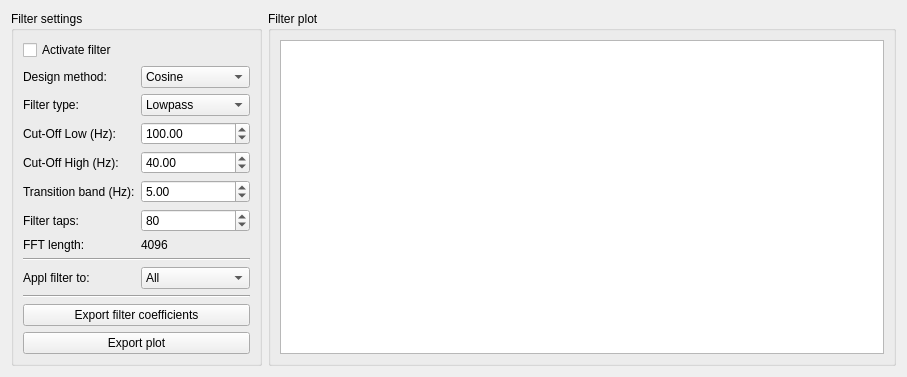
<?xml version="1.0" encoding="UTF-8"?>
<ui version="4.0">
 <class>FilterWindowWidget</class>
 <widget class="QWidget" name="FilterWindowWidget">
  <property name="windowModality">
   <enum>Qt::NonModal</enum>
  </property>
  <property name="geometry">
   <rect>
    <x>0</x>
    <y>0</y>
    <width>907</width>
    <height>355</height>
   </rect>
  </property>
  <property name="windowTitle">
   <string>Form</string>
  </property>
  <layout class="QHBoxLayout" name="horizontalLayout_2">
   <item>
    <layout class="QGridLayout" name="gridLayout_4">
     <property name="topMargin">
      <number>0</number>
     </property>
     <item row="0" column="0">
      <widget class="QGroupBox" name="m_groupBox_filterSettings">
       <property name="sizePolicy">
        <sizepolicy hsizetype="Fixed" vsizetype="Fixed">
         <horstretch>0</horstretch>
         <verstretch>0</verstretch>
        </sizepolicy>
       </property>
       <property name="minimumSize">
        <size>
         <width>0</width>
         <height>0</height>
        </size>
       </property>
       <property name="maximumSize">
        <size>
         <width>16777215</width>
         <height>16777215</height>
        </size>
       </property>
       <property name="title">
        <string>Filter settings</string>
       </property>
       <layout class="QGridLayout" name="gridLayout">
        <item row="0" column="0">
         <layout class="QGridLayout" name="gridLayout_3">
          <property name="leftMargin">
           <number>0</number>
          </property>
          <property name="topMargin">
           <number>0</number>
          </property>
          <property name="rightMargin">
           <number>0</number>
          </property>
          <property name="verticalSpacing">
           <number>6</number>
          </property>
          <item row="5" column="0">
           <widget class="QLabel" name="m_label_transitionBand">
            <property name="text">
             <string>Transition band (Hz):</string>
            </property>
           </widget>
          </item>
          <item row="4" column="1">
           <widget class="QDoubleSpinBox" name="m_doubleSpinBox_highpass">
            <property name="maximum">
             <double>999.000000000000000</double>
            </property>
            <property name="singleStep">
             <double>1.000000000000000</double>
            </property>
            <property name="value">
             <double>40.000000000000000</double>
            </property>
           </widget>
          </item>
          <item row="2" column="1">
           <widget class="QComboBox" name="m_comboBox_filterType">
            <property name="sizePolicy">
             <sizepolicy hsizetype="Preferred" vsizetype="Fixed">
              <horstretch>0</horstretch>
              <verstretch>0</verstretch>
             </sizepolicy>
            </property>
            <item>
             <property name="text">
              <string>Lowpass</string>
             </property>
            </item>
            <item>
             <property name="text">
              <string>Highpass</string>
             </property>
            </item>
            <item>
             <property name="text">
              <string>Bandpass</string>
             </property>
            </item>
           </widget>
          </item>
          <item row="2" column="0">
           <widget class="QLabel" name="m_label_filterType">
            <property name="text">
             <string>Filter type:</string>
            </property>
           </widget>
          </item>
          <item row="5" column="1">
           <widget class="QDoubleSpinBox" name="m_doubleSpinBox_transitionband">
            <property name="maximum">
             <double>999.000000000000000</double>
            </property>
            <property name="singleStep">
             <double>1.000000000000000</double>
            </property>
            <property name="value">
             <double>5.000000000000000</double>
            </property>
           </widget>
          </item>
          <item row="3" column="1">
           <widget class="QDoubleSpinBox" name="m_doubleSpinBox_lowpass">
            <property name="maximum">
             <double>999.000000000000000</double>
            </property>
            <property name="singleStep">
             <double>1.000000000000000</double>
            </property>
            <property name="value">
             <double>100.000000000000000</double>
            </property>
           </widget>
          </item>
          <item row="10" column="0" colspan="2">
           <widget class="Line" name="line_2">
            <property name="orientation">
             <enum>Qt::Horizontal</enum>
            </property>
           </widget>
          </item>
          <item row="6" column="1">
           <widget class="QSpinBox" name="m_spinBox_filterTaps">
            <property name="minimum">
             <number>9</number>
            </property>
            <property name="maximum">
             <number>256</number>
            </property>
            <property name="value">
             <number>80</number>
            </property>
           </widget>
          </item>
          <item row="12" column="0" colspan="2">
           <widget class="QPushButton" name="m_pushButton_exportPlot">
            <property name="text">
             <string>Export plot</string>
            </property>
           </widget>
          </item>
          <item row="11" column="0" colspan="2">
           <widget class="QPushButton" name="m_pushButton_exportFilter">
            <property name="text">
             <string>Export filter coefficients</string>
            </property>
           </widget>
          </item>
          <item row="4" column="0">
           <widget class="QLabel" name="m_label_highpass">
            <property name="text">
             <string>Cut-Off High (Hz):</string>
            </property>
           </widget>
          </item>
          <item row="8" column="0" colspan="2">
           <widget class="Line" name="line">
            <property name="orientation">
             <enum>Qt::Horizontal</enum>
            </property>
           </widget>
          </item>
          <item row="7" column="0">
           <widget class="QLabel" name="label_2">
            <property name="text">
             <string>FFT length:</string>
            </property>
           </widget>
          </item>
          <item row="7" column="1">
           <widget class="QLabel" name="m_label_fftLength">
            <property name="text">
             <string>4096</string>
            </property>
           </widget>
          </item>
          <item row="3" column="0">
           <widget class="QLabel" name="m_label_lowpass">
            <property name="text">
             <string>Cut-Off Low (Hz):</string>
            </property>
           </widget>
          </item>
          <item row="1" column="0">
           <widget class="QLabel" name="m_label_designMethod">
            <property name="text">
             <string>Design method:</string>
            </property>
           </widget>
          </item>
          <item row="1" column="1">
           <widget class="QComboBox" name="m_comboBox_designMethod">
            <item>
             <property name="text">
              <string>Cosine</string>
             </property>
            </item>
            <item>
             <property name="text">
              <string>Tschebyscheff</string>
             </property>
            </item>
           </widget>
          </item>
          <item row="6" column="0">
           <widget class="QLabel" name="m_label_filterTaps">
            <property name="text">
             <string>Filter taps:</string>
            </property>
           </widget>
          </item>
          <item row="0" column="0" colspan="2">
           <widget class="QCheckBox" name="m_checkBox_activateFilter">
            <property name="text">
             <string>Activate filter</string>
            </property>
           </widget>
          </item>
          <item row="9" column="1">
           <widget class="QComboBox" name="m_comboBox_filterApplyTo">
            <item>
             <property name="text">
              <string>All</string>
             </property>
            </item>
            <item>
             <property name="text">
              <string>MEG</string>
             </property>
            </item>
            <item>
             <property name="text">
              <string>EEG</string>
             </property>
            </item>
            <item>
             <property name="text">
              <string>ECG</string>
             </property>
            </item>
            <item>
             <property name="text">
              <string>EOG</string>
             </property>
            </item>
            <item>
             <property name="text">
              <string>EMG</string>
             </property>
            </item>
           </widget>
          </item>
          <item row="9" column="0">
           <widget class="QLabel" name="m_label_applyFilterTo">
            <property name="text">
             <string>Appl filter to:</string>
            </property>
           </widget>
          </item>
         </layout>
        </item>
       </layout>
      </widget>
     </item>
     <item row="1" column="0">
      <spacer name="verticalSpacer">
       <property name="orientation">
        <enum>Qt::Vertical</enum>
       </property>
       <property name="sizeHint" stdset="0">
        <size>
         <width>20</width>
         <height>40</height>
        </size>
       </property>
      </spacer>
     </item>
     <item row="0" column="1" rowspan="2">
      <widget class="QGroupBox" name="m_groupBox_filterPlot">
       <property name="sizePolicy">
        <sizepolicy hsizetype="Expanding" vsizetype="Expanding">
         <horstretch>0</horstretch>
         <verstretch>0</verstretch>
        </sizepolicy>
       </property>
       <property name="minimumSize">
        <size>
         <width>0</width>
         <height>0</height>
        </size>
       </property>
       <property name="maximumSize">
        <size>
         <width>16777215</width>
         <height>16777215</height>
        </size>
       </property>
       <property name="title">
        <string>Filter plot</string>
       </property>
       <layout class="QHBoxLayout" name="horizontalLayout">
        <item>
         <widget class="QGraphicsView" name="m_graphicsView_filterPlot">
          <property name="sizePolicy">
           <sizepolicy hsizetype="Expanding" vsizetype="Expanding">
            <horstretch>0</horstretch>
            <verstretch>0</verstretch>
           </sizepolicy>
          </property>
          <property name="minimumSize">
           <size>
            <width>450</width>
            <height>0</height>
           </size>
          </property>
         </widget>
        </item>
       </layout>
      </widget>
     </item>
    </layout>
   </item>
  </layout>
 </widget>
 <resources/>
 <connections/>
</ui>
